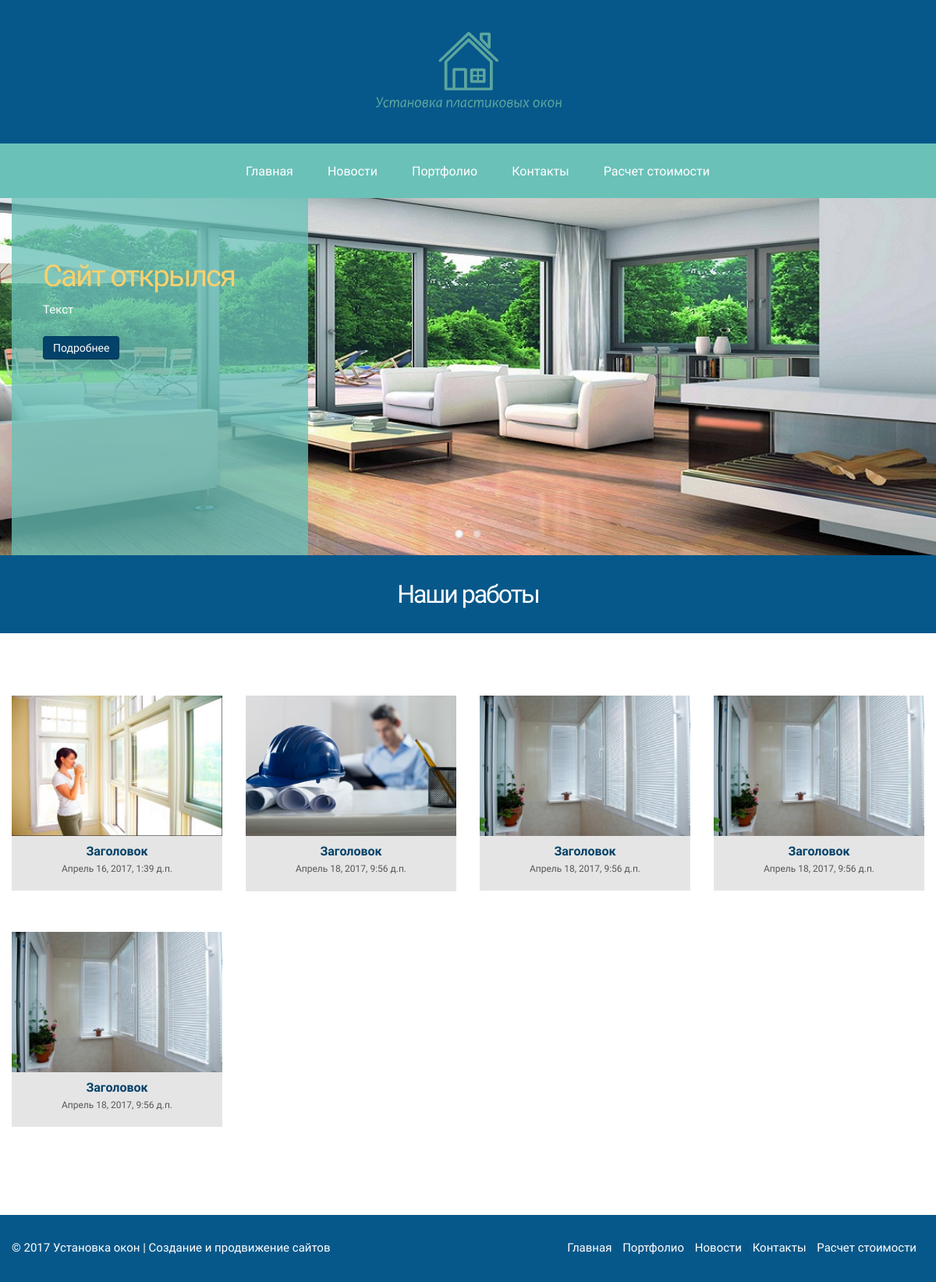
The page /portfolio/ on the database its author committed.
### main/models.py (models this page shows, shortened)
class Slider(models.Model):
	title = models.CharField(max_length=30, verbose_name="Заголовок")
	body = models.TextField(max_length=300, verbose_name = "Текст")
	image = models.ImageField(upload_to='media/slider', verbose_name="Изображение")
	url = models.CharField(max_length=50, verbose_name="Ссылка")
	class Meta:
		verbose_name_plural='Слайдер'

### portfolio/models.py (models this page shows, shortened)
class Images(models.Model):
	name = models.CharField(max_length=30, verbose_name="Название")
	description = models.TextField(max_length=200, verbose_name="Описание")
	image = models.ImageField(upload_to='media/portfolio', verbose_name="Изображение", blank=True)
	pub_date = models.DateTimeField(default=timezone.now())
	class Meta:
		ordering = ['pub_date']
		verbose_name="Портфолио"
		verbose_name_plural = "Портфолио"

### portfolio/views.py (the view)
# urls.py: url(r'^portfolio/$', ListViews.as_view(), name = 'portfolio'),
class ListViews(ListView):
	model = Images
	paginate_by = 10
	template_name = 'portfolio/portfolio.html'
	def get_context_data(self, **kwargs):
		context = super(ListViews, self).get_context_data(**kwargs)
		return context

### main/context_processors.py (called while the page is built)
def slider(request):
	return {'sliders':Slider.objects.all()}

### templates/portfolio/portfolio.html (shortened to what this page needs)
{% extends 'base.html' %}
{% load staticfiles %}
{% block content %}
    <div id="subheader">
        <h1>Наши работы</h1>
    </div>
    <div id="content">
        <div class="container">
            <div class="row">
                <div class="span12">
                </div>
            </div>
            <div class="row">
                <div id="gallery" class="gallery">
                    {% for images in object_list %}
                    <div class="span3 item event">
                        <a class="preview" href="{{MEDIA_URL}}{{images.image}}" data-gal="prettyPhoto" title="{{images.description}}">
                            <img src="{% static 'img/pic-blank-1.gif' %}" data-original="{{MEDIA_URL}}{{images.image}}" alt="">
                        </a>
                        <h4>{{images.name}}</h4>
                        <span>{{images.pub_date}}</span>
                    </div>
                    {% endfor %}
                </div>
            </div>
        </div>
    </div>
{% endblock %}

### templates/base.html (shortened to what this page needs)
{% load staticfiles %}
<!DOCTYPE html>
<html lang="en">
<head>
    <link href="{% static 'css/html6.css' %}" rel="stylesheet" type="text/css">
</head>
<body>
     <header>
        <div id="logo">
            <div class="inner">
                <a href="index.html">
                    <img src="{% static 'img/logo.png' %}" alt=""></a>
            </div>
        </div>
        <div id="mainourservice-container">
            <ul id="mainourservice">
                <li><a href="{% url 'main' %}">Главная</a></li>
                <li><a href="{% url 'news' %}">Новости</a></li>
                <li><a href="{% url 'portfolio' %}">Портфолио</a></li>
                <li><a href="{% url 'contact' %}">Контакты</a></li>
                <li><a href="{% url 'add' %}">Расчет стоимости</a></li>
            </ul>
        </div>
    </header>
    <section id="slider">
        <div class="flexslider main-slider">
            <ul class="slides">
            {% for slider in sliders %}
                <li>
                    <div class="container">
                        <div class="slider-info">
                            <div class="inner">
                                <h1>{{ slider.title }}</h1>
                                <div class="slider-text">
                                    {{slider.body}}
                                </div>
                                <a href="{{slider.url}}" class="btn btn-primary">Подробнее</a>
                            </div>
                        </div>
                    </div>
                    <img src="{{MEDIA_URL}}{{slider.image}}" alt="">
                </li>
            {% endfor  %}
        </div>
    </section>
    {% block content %}{% endblock %}
    <footer>
            <div class="container">
                <div class="row">
                    <div class="span6">
                         &copy; 2017 Установка окон | <a href="#">Создание и продвижение сайтов</a>
                    </div>
                    <div class="span6">
                        <nav>
                            <ul>
                                <li><a href="{% url 'main' %}">Главная</a></li>
                                <li><a href="{% url 'portfolio' %}">Портфолио</a></li>
                                <li><a href="{% url 'news' %}">Новости</a></li>
                                <li><a href="{% url 'contact' %}">Контакты</a></li>
                                <li><a href="{% url 'add' %}">Расчет стоимости</a></li>
                            </ul>
                        </nav>
                    </div>
                </div>
            </div>
        </footer>
</body>
</html>

### static/css/flexslider.css (style rules this page uses)
.slides, .flex-control-nav, .flex-direction-nav { margin: 0; padding: 0; list-style: none; }
.flexslider { margin: 0; padding: 0; }
.flexslider .slides > li { display: none; -webkit-backface-visibility: hidden; }
.flexslider .slides img { width: 100%; display: block; }
.slides:after { content: "\0020"; display: block; clear: both; visibility: hidden; line-height: 0; height: 0; }
.flexslider { margin: 0 0 60px; background: #fff; border: 4px solid #fff; position: relative; -webkit-border-radius: 4px; -moz-border-radius: 4px; -o-border-radius: 4px; border-radius: 4px; -webkit-box-shadow: 0 1px 4px rgba(0,0,0,.2); -moz-box-shadow: 0 1px 4px rgba(0,0,0,.2); -o-box-shadow: 0 1px 4px rgba(0,0,0,.2); box-shadow: 0 1px 4px rgba(0,0,0,.2); zoom: 1; }
.flexslider .slides { zoom: 1; }

### static/css/style.css (style rules this page uses)
body { font-family: "Oranienbaum"; font-size: 15px; line-height: 1.7em; margin: 0; padding: 0; color: #555; background: #fff }
header { background: #07588A }
header.clone { width: 100%; position: fixed; top: -80px; transition: 0.2s top ease-in }
header.clone #logo { display: none }
#subheader { padding: 20px 0 20px 0; background: #07588A; text-align: center }
#subheader h1 { letter-spacing: -2px; font-size: 32px; font-weight: 500; color: #fff }
h1, h2 { font-weight: lighter; color: #044269 }
h3, h4, h5, h6 { font-weight: 600; color: #044269 }
a { color: #044269 }
#logo { text-align: center }
#logo .inner { margin: 40px 0 40px 0; display: inline-block }
#content { padding: 60px 0 60px 0 }
#mainourservice a { -o-transition: .5s; -ms-transition: .5s; -moz-transition: .5s; -webkit-transition: .5s; transition: .5s }
.btn-primary { background: #044269; text-shadow: none; box-shadow: none; -moz-box-shadow: none; -webkit-box-shadow: none }
#mainourservice-container { text-align: center; width: 100%; height: 70px; background: #6AC1B8 }
#mainourservice { color: #fff; font-weight: 400; font-size: 16px; letter-spacing: 0px; display: inline-block; text-align: left }
#mainourservice li { margin: 0px 0px; padding: 0px 0px; float: left; display: inline; list-style: none; position: relative }
#mainourservice a { display: block; padding: 26px 22px 24px 22px; text-decoration: none; color: #fff }
footer { color: #fff; background: #07588A; padding: 30px 0 30px 0 }
footer ul { margin: 0; padding: 0; float: right }
footer li { display: inline; padding: 0 10px 0 0 }
footer a { color: #fff }
#gallery .item { text-align: center; margin-bottom: 30px; background: #e5e5e5; padding-bottom: 15px; font-size: 12px }
#gallery .item h4 { font-size: 16px; margin-bottom: 0 }
.isotope, .isotope .isotope-item { -webkit-transition-duration: 0.8s; -moz-transition-duration: 0.8s; -ms-transition-duration: 0.8s; -o-transition-duration: 0.8s; transition-duration: 0.8s }
.isotope { -webkit-transition-property: height, width; -moz-transition-property: height, width; -ms-transition-property: height, width; -o-transition-property: height, width; transition-property: height, width }
.isotope .isotope-item { -webkit-transition-property: -webkit-transform, opacity; -moz-transition-property: -moz-transform, opacity; -ms-transition-property: -ms-transform, opacity; -o-transition-property: -o-transform, opacity; transition-property: transform, opacity }
.isotope-item { z-index: 2 }
.flexslider { margin: 0; padding: 0; border: none; box-shadow: none }
.main-slider .slider-info { position: absolute }
.main-slider .slider-info .inner { width: 300px; height: 420px; z-index: 10; padding: 40px; padding-top: 70px; color: #FDFDFD; background: rgba(106, 193, 184, 0.77); opacity: 1; line-height: 1.8em }
.main-slider .slider-info h1 { color: #f6d16e; display: inline-block; letter-spacing: -2px }
.main-slider .slider-info .btn { margin-top: 20px }

### rows shown on the page
Slider: title "Сайт открылся", body "Текст", image (picture)
Images: image (picture), name "Заголовок", pub_date "Апрель 16, 2017, 1:39 д.п."
Images: image (picture), name "Заголовок", pub_date "Апрель 18, 2017, 9:56 д.п."
Images: image (picture), name "Заголовок", pub_date "Апрель 18, 2017, 9:56 д.п."
Images: image (picture), name "Заголовок", pub_date "Апрель 18, 2017, 9:56 д.п."
Images: image (picture), name "Заголовок", pub_date "Апрель 18, 2017, 9:56 д.п."
